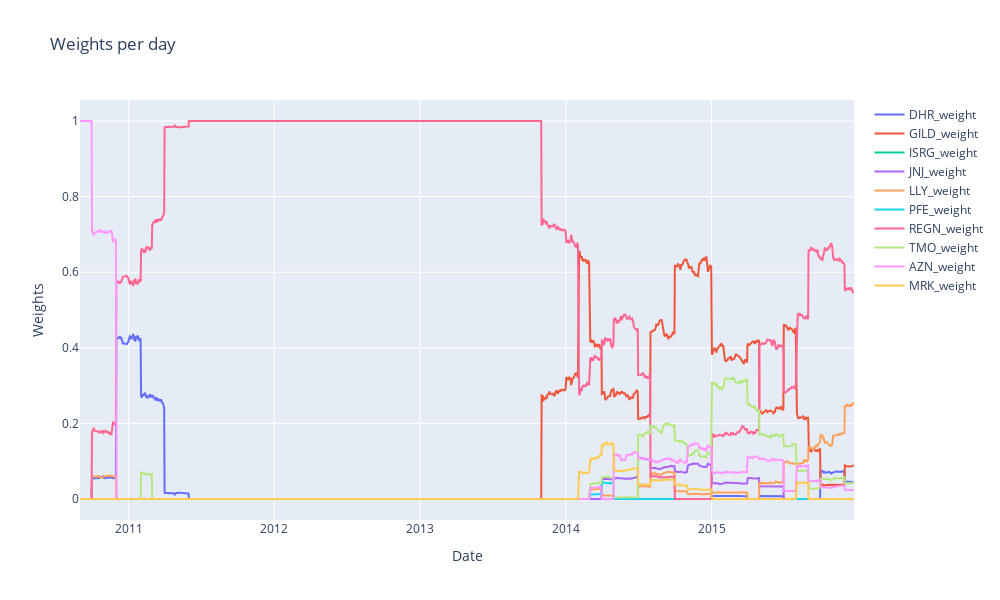

The notebook cell this image was saved under:
### Code cell
fig = go.Figure()

# Loop through each stock and add a trace for its shares
for stock in stocks:
    fig.add_trace(go.Scatter(x=stock_data.index, y=stock_data[stock + '_weight'], mode='lines', name=stock + '_weight'))

fig.update_layout(title='Weights per day',
                  xaxis_title='Date',
                  yaxis_title='Weights',
                  width=1000,
                  height=600)

fig.show()

### Figure 1 — Plotly figure (JSON) as saved in the notebook; plotly's stock layout.template omitted (floating-point values rounded to 4 significant figures; data arrays with more than 128 entries replaced by an {"elided": "..."} marker saying what was removed)
{"data": [{"mode": "lines", "name": "DHR_weight", "type": "scatter", "x": {"elided": "1339 str values"}, "y": {"elided": "1339 float values"}}, {"mode": "lines", "name": "GILD_weight", "type": "scatter", "x": {"elided": "1339 str values"}, "y": {"elided": "1339 float values"}}, {"mode": "lines", "name": "ISRG_weight", "type": "scatter", "x": {"elided": "1339 str values"}, "y": {"elided": "1339 int values"}}, {"mode": "lines", "name": "JNJ_weight", "type": "scatter", "x": {"elided": "1339 str values"}, "y": {"elided": "1339 float values"}}, {"mode": "lines", "name": "LLY_weight", "type": "scatter", "x": {"elided": "1339 str values"}, "y": {"elided": "1339 float values"}}, {"mode": "lines", "name": "PFE_weight", "type": "scatter", "x": {"elided": "1339 str values"}, "y": {"elided": "1339 float values"}}, {"mode": "lines", "name": "REGN_weight", "type": "scatter", "x": {"elided": "1339 str values"}, "y": {"elided": "1339 float values"}}, {"mode": "lines", "name": "TMO_weight", "type": "scatter", "x": {"elided": "1339 str values"}, "y": {"elided": "1339 float values"}}, {"mode": "lines", "name": "AZN_weight", "type": "scatter", "x": {"elided": "1339 str values"}, "y": {"elided": "1339 float values"}}, {"mode": "lines", "name": "MRK_weight", "type": "scatter", "x": {"elided": "1339 str values"}, "y": {"elided": "1339 float values"}}], "layout": {"height": 600, "title": {"text": "Weights per day"}, "width": 1000, "xaxis": {"title": {"text": "Date"}}, "yaxis": {"title": {"text": "Weights"}}}}
